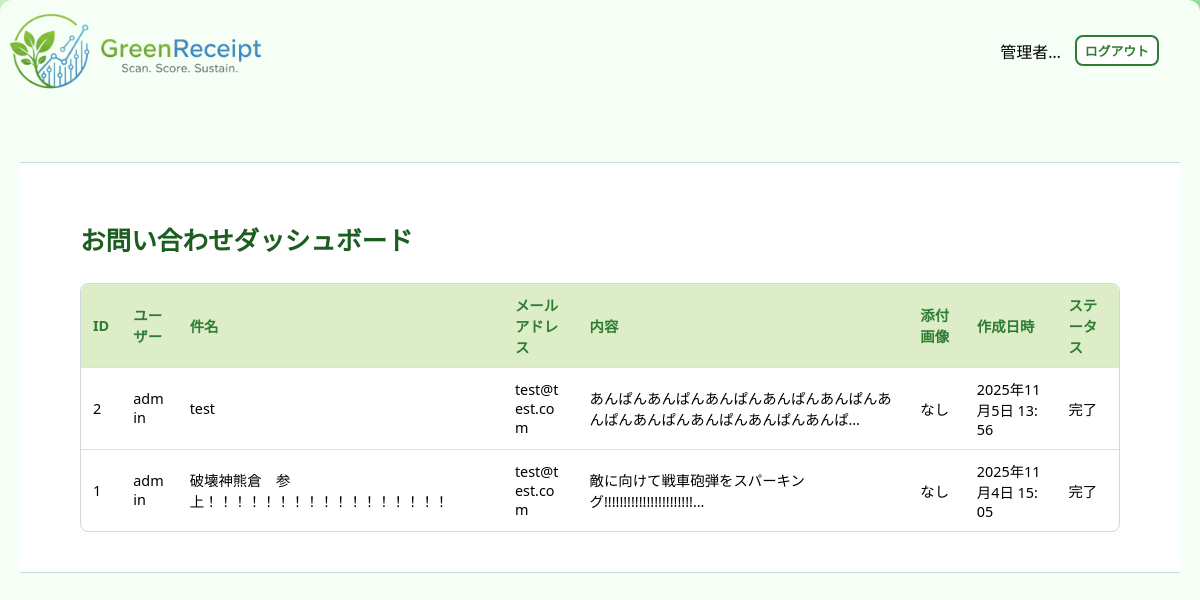
Before: /staff/inquiries/dashboard/ (signed in) with the older database file.
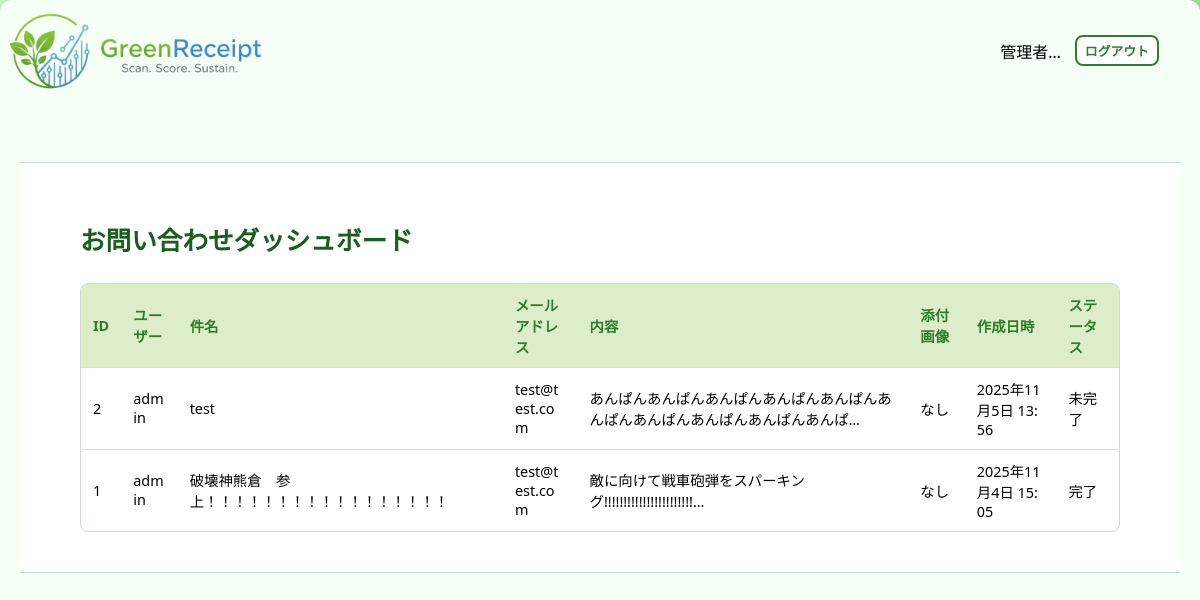
After: the same page with the newer database file.
### core/models.py (models this page shows, shortened)
class Inquiry(models.Model):
    user = models.ForeignKey(settings.AUTH_USER_MODEL, on_delete=models.SET_NULL,
                             null=True, blank=True, verbose_name='問い合わせユーザー')
    reply_to_email = models.EmailField(
        max_length=100, verbose_name='返信先メールアドレス')
    created_at = models.DateTimeField(auto_now_add=True, verbose_name='作成日時')
    subject = models.CharField(max_length=100, verbose_name='件名')
    body_text = models.TextField(verbose_name='内容')
    image = models.ImageField(
        upload_to='inquiries/', null=True, blank=True, verbose_name='添付画像')
    is_replied = models.BooleanField(default=False, verbose_name='返信済み')
    reply_message = models.TextField(blank=True, verbose_name='返信内容')
    class Meta:
        verbose_name = 'お問い合わせ'
        verbose_name_plural = 'お問い合わせ'

### accounts/models.py (models this page shows)
class CustomUser(AbstractUser):
    username = models.CharField(
        "ユーザー名",
        max_length=50,
        unique=True,
        help_text=(
            "必須。50文字以下。文字、数字、および @/./+/-/_ のみ使用できます。"
        ),
        validators=[AbstractUser.username_validator],
        error_messages={
            "unique": _("A user with that username already exists."),
        },
    )
    email = models.EmailField(_("email address"), unique=True)
    is_verified = models.BooleanField(default=False, verbose_name='メール認証済み')
    verification_token = models.CharField(max_length=100, blank=True, null=True, unique=True, verbose_name='認証トークン')
    ROLE_CHOICES = (
        ('system', 'システム管理者'),
        ('admin', '管理者'),
        ('store', '店舗'),
        ('user', '一般ユーザー'),
    )
    current_points = models.IntegerField(default=0, verbose_name='ポイント')
    rank = models.CharField(max_length=10, default='seed', verbose_name='ランク')
    updated_at = models.DateTimeField(auto_now=True, verbose_name='アカウント更新日時')
    birthday = models.DateField(verbose_name='生年月日', null=True, blank=True)
    purchased_amount = models.IntegerField(default=0, verbose_name='購入点数')
    lastmonth_point = models.IntegerField(default=0, verbose_name='先月獲得ポイント')
    current_coupons = models.ManyToManyField(
        'core.Coupon', verbose_name='所持クーポン', blank=True)
    role = models.CharField(
        max_length=10, choices=ROLE_CHOICES, default='user', verbose_name='役割')
    store = models.ForeignKey(
        'core.Store', on_delete=models.SET_NULL, null=True, blank=True, verbose_name='所属店舗')
    class Meta:
        verbose_name = 'ユーザー'
        verbose_name_plural = 'ユーザー'

### core/views.py (the view)
# urls.py: path("staff/inquiries/dashboard/", views.admin_inquiry_dashboard, name="admin_inquiry_dashboard"),
@staff_member_required
def admin_inquiry_dashboard(request):
    inquiries = Inquiry.objects.all().order_by('-id')
    context = {
        'inquiries': inquiries
    }
    return render(request, 'admin/inquiry_dashboard.html', context)

### core/templates/admin/inquiry_dashboard.html (shortened to what this page needs)
{% extends 'admin/admin_base.html' %}
{% block content %}
  <main class="dashboard-main">
    <div class="dashboard-container">
      <h1>お問い合わせダッシュボード</h1>
      {% if inquiries %}
        <div class="table-responsive">
          <table class="table">
            <thead>
              <tr>
                <th>ID</th>
                <th>ユーザー</th>
                <th>件名</th>
                <th>メールアドレス</th>
                <th>内容</th>
                <th>添付画像</th>
                <th>作成日時</th>
                <th>ステータス</th>
              </tr>
            </thead>
            <tbody>
              {% for inquiry in inquiries %}
                <tr data-href="{% url 'core:inquiry_detail' inquiry.id %}">
                  <td>{{ inquiry.id }}</td>
                  <td>
                    {% if inquiry.user %}
                      {{ inquiry.user.username }}
                    {% else %}
                      ゲスト
                    {% endif %}
                  </td>
                  <td>{{ inquiry.subject }}</td>
                  <td>{{ inquiry.reply_to_email }}</td>
                  <td>{{ inquiry.body_text|truncatechars:40 }}</td>
                  <td>
                    {% if inquiry.image %}
                      <a href="{{ inquiry.image.url }}" target="_blank" onclick="event.stopPropagation();">表示</a>
                    {% else %}
                      なし
                    {% endif %}
                  </td>
                  <td>{{ inquiry.created_at|date:'Y年n月j日 H:i' }}</td>
                  <td>{{ inquiry.is_replied|yesno:"完了,未完了" }}</td>
                </tr>
              {% endfor %}
            </tbody>
          </table>
        </div>
      {% else %}
        <div class="alert alert-info">現在、お問い合わせはありません。</div>
      {% endif %}
    </div>
  </main>
{% endblock %}

Changed rows visible on the page:
changed Inquiry "test": is_replied "完了" → "未完了"
